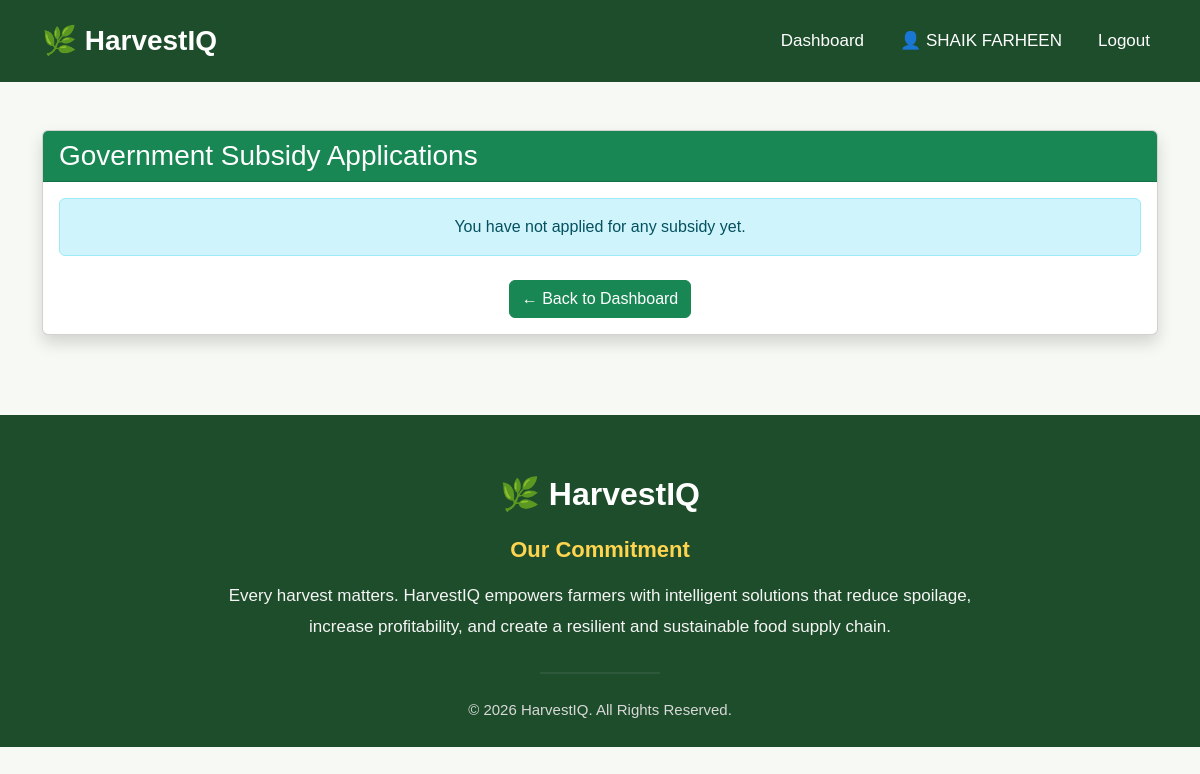
/view_subsidies (signed in), run on an earlier commit of the app's database.
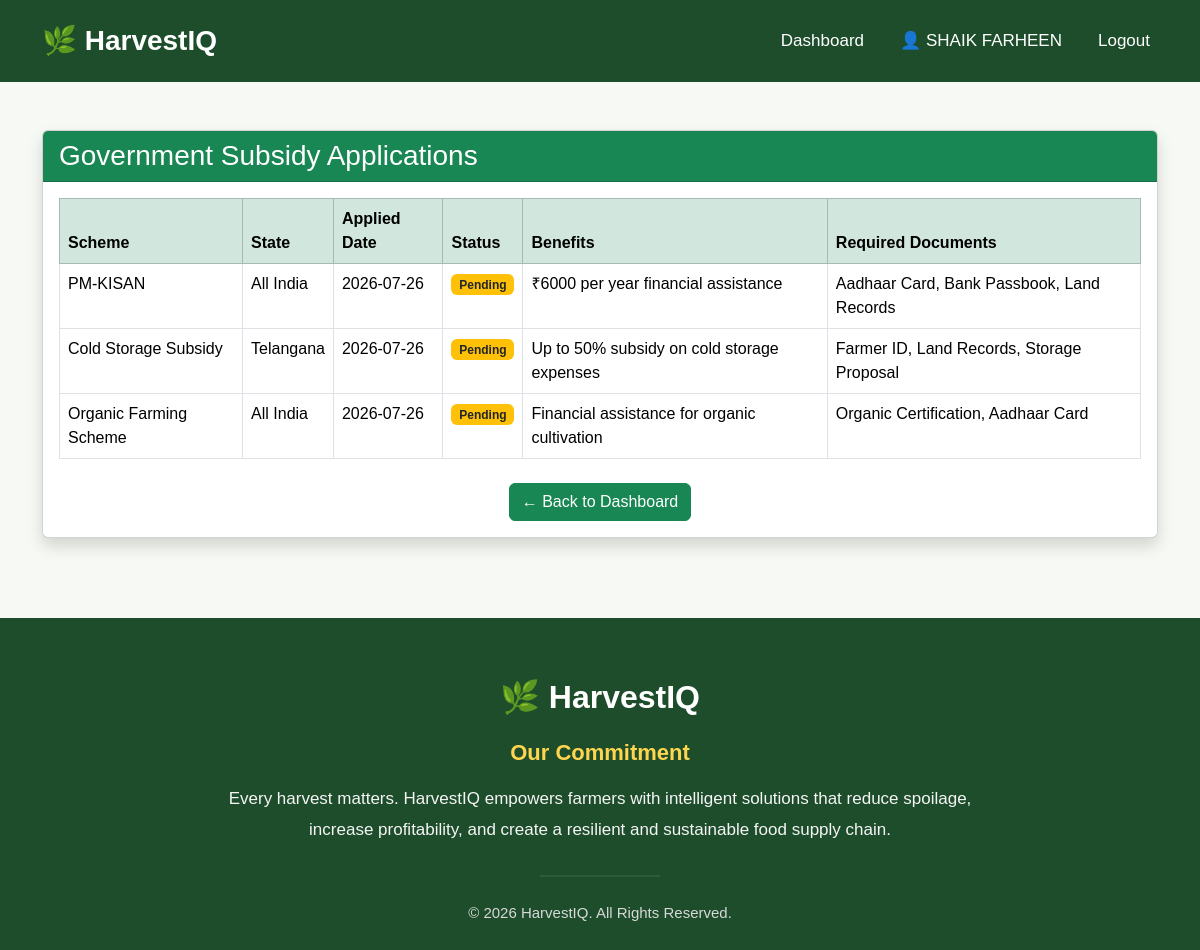
And on a later commit of the database.
### app.py (models this page shows)
class SubsidyApplication(db.Model):
    __tablename__ = "subsidy_applications"
    id = db.Column(db.Integer, primary_key=True)
    farmer_id = db.Column(
        db.Integer,
        db.ForeignKey("farmers.id"),
        nullable=False
    )
    subsidy_id = db.Column(
        db.Integer,
        db.ForeignKey("subsidies.id"),
        nullable=False
    )
    application_date = db.Column(db.Date)
    status = db.Column(
        db.String(30),
        default="Pending"
    )
    farmer = db.relationship(
        "Farmer",
        back_populates="subsidy_applications"
    )
    subsidy = db.relationship(
        "Subsidy",
        back_populates="applications"
    )

class Subsidy(db.Model):
    __tablename__ = "subsidies"
    id = db.Column(db.Integer, primary_key=True)
    name = db.Column(db.String(100))
    state = db.Column(db.String(50))
    eligibility = db.Column(db.Text)
    benefits = db.Column(db.Text)
    last_date = db.Column(db.Date)
    required_documents = db.Column(db.Text)
    applications = db.relationship(
        "SubsidyApplication",
        back_populates="subsidy",
        lazy=True
    )

### app.py (the view)
@app.route("/view_subsidies")
def view_subsidies():
    if "user_id" not in session:
        flash("Please login first.", "warning")
        return redirect(url_for("login"))
    farmer = Farmer.query.filter_by(
        user_id=session["user_id"]
    ).first_or_404()
    applications = SubsidyApplication.query.filter_by(
        farmer_id=farmer.id
    ).all()
    return render_template(
        "view_subsidies.html",
        applications=applications
    )

### templates/view_subsidies.html (shortened to what this page needs)
{% extends "base.html" %}
{% block content %}
<div class="container mt-5">
    <div class="card shadow">
        <div class="card-header bg-success text-white">
            <h3 class="mb-0">Government Subsidy Applications</h3>
        </div>
        <div class="card-body">
            {% if applications %}
            <table class="table table-bordered table-hover">
                <thead class="table-success">
                    <tr>
                        <th>Scheme</th>
                        <th>State</th>
                        <th>Applied Date</th>
                        <th>Status</th>
                        <th>Benefits</th>
                        <th>Required Documents</th>
                    </tr>
                </thead>
                <tbody>
                    {% for app in applications %}
                    <tr>
                        <td>{{ app.subsidy.name }}</td>
                        <td>{{ app.subsidy.state }}</td>
                        <td>{{ app.application_date }}</td>
                        <td>
                            {% if app.status == "Approved" %}
                                <span class="badge bg-success">Approved</span>
                            {% elif app.status == "Rejected" %}
                                <span class="badge bg-danger">Rejected</span>
                            {% else %}
                                <span class="badge bg-warning text-dark">Pending</span>
                            {% endif %}
                        </td>
                        <td>{{ app.subsidy.benefits }}</td>
                        <td>{{ app.subsidy.required_documents }}</td>
                    </tr>
                    {% endfor %}
                </tbody>
            </table>
            {% else %}
                <div class="alert alert-info text-center">
                    You have not applied for any subsidy yet.
                </div>
            {% endif %}
            <div class="text-center mt-4">
                <a href="{{ url_for('farmer_dashboard') }}"
                   class="btn btn-success">
                    ← Back to Dashboard
                </a>
            </div>
        </div>
    </div>
</div>
{% endblock %}

### templates/base.html (shortened to what this page needs)
<!DOCTYPE html>
<html lang="en">
<head>
    <link href="https://cdn.jsdelivr.net/npm/bootstrap@5.3.7/dist/css/bootstrap.min.css" rel="stylesheet">
</head>
<body>
    <nav class="navbar navbar-expand-lg navbar-dark">
        <div class="container">
            <a class="navbar-brand" href="/">🌿 HarvestIQ</a>
            <div class="collapse navbar-collapse" id="menu">
                <ul class="navbar-nav ms-auto">
                    {% if "user_id" not in session %}
                    <li class="nav-item">
                        <a class="nav-link" href="{{ url_for('home') }}">Home</a>
                    </li>
                    {% if request.endpoint == "home" %}
                    <li class="nav-item">
                        <a class="nav-link" href="#features">Features</a>
                    </li>
                    {% endif %}
                    <li class="nav-item">
                        <a class="nav-link" href="{{ url_for('login') }}">Login</a>
                    </li>
                    <li class="nav-item">
                        <a class="nav-link" href="{{ url_for('register') }}">Register</a>
                    </li>
                    {% else %}
                    <li class="nav-item">
                        {% if session["role"] == "Farmer" %}
                        <a class="nav-link" href="{{ url_for('farmer_dashboard') }}">
                            Dashboard
                        </a>
                        {% elif session["role"] == "Buyer" %}
                        <a class="nav-link" href="{{ url_for('buyer_dashboard') }}">
                            Dashboard
                        </a>
                        {% elif session["role"] == "Logistics" %}
                        <a class="nav-link" href="{{ url_for('logistics_dashboard') }}">
                            Dashboard
                        </a>
                        {% endif %}
                    </li>
                    <li class="nav-item">
                        {% if session["role"] == "Farmer" %}
                        <a class="nav-link" href="{{ url_for('profile') }}">
                            👤 {{ session["name"] }}
                        </a>
                        {% elif session["role"] == "Buyer" %}
                        <a class="nav-link" href="{{ url_for('buyer_profile') }}">
                            👤 {{ session["name"] }}
                        </a>
                        {% elif session["role"] == "Logistics" %}
                        <a class="nav-link" href="{{ url_for('logistics_profile') }}">
                            👤 {{ session["name"] }}
                        </a>
                        {% endif %}
                    </li>
                    <li class="nav-item">
                        <a class="nav-link" href="{{ url_for('logout') }}">
                            Logout
                        </a>
                    </li>
                    {% endif %}
                </ul>
            </div>
        </div>
    </nav>
    {% block content %}
    {% endblock %}
    <footer>
        <div class="container">
            <div class="footer-content">
                <h3>🌿 HarvestIQ</h3>
                <p class="commitment-title">
                    Our Commitment
                </p>
                <p class="commitment-text">
                    Every harvest matters. HarvestIQ empowers farmers with intelligent
                    solutions that reduce spoilage, increase profitability, and create
                    a resilient and sustainable food supply chain.
                </p>
                <hr>
                <p class="copyright">
                    © 2026 HarvestIQ. All Rights Reserved.
                </p>
            </div>
        </div>
    </footer>
</body>
</html>

### templates/base.html (style rules this page uses)
* { margin: 0; padding: 0; box-sizing: border-box; font-family: Arial, Helvetica, sans-serif; }
body { background: #f7f9f4; color: #333; }
html { scroll-behavior: smooth; }
.navbar { background: #1d4d2b; padding: 15px 0; }
.navbar-brand { color: white !important; font-size: 28px; font-weight: bold; }
.nav-link { color: white !important; margin-left: 20px; font-size: 17px; }
footer { background: #1d4d2b; color: white; padding: 60px 0 25px; margin-top: 80px; }
.footer-content { max-width: 750px; margin: auto; text-align: center; }
.footer-content h3 { font-size: 32px; font-weight: bold; margin-bottom: 20px; }
.commitment-title { font-size: 22px; font-weight: 600; color: #FFD54F; margin-bottom: 15px; }
.commitment-text { font-size: 17px; line-height: 1.8; color: #f5f5f5; margin-bottom: 30px; }
footer hr { width: 120px; margin: 25px auto; border: 1px solid rgba(255, 255, 255, .3); }
.copyright { font-size: 15px; color: #d8d8d8; margin: 0; }

What changed in the data, as far as the page shows it:
added SubsidyApplication: subsidy.name "PM-KISAN", subsidy.state "All India", application_date "2026-07-26", status "Pending", subsidy.benefits "₹6000 per year financial assistance", subsidy.required_documents "Aadhaar Card, Bank Passbook, Land Records"
added SubsidyApplication: subsidy.name "Cold Storage Subsidy", subsidy.state "Telangana", application_date "2026-07-26", status "Pending", subsidy.benefits "Up to 50% subsidy on cold storage expenses", subsidy.required_documents "Farmer ID, Land Records, Storage Proposal"
added SubsidyApplication: subsidy.name "Organic Farming Scheme", subsidy.state "All India", application_date "2026-07-26", status "Pending", subsidy.benefits "Financial assistance for organic cultivation", subsidy.required_documents "Organic Certification, Aadhaar Card"
Also different on the page:
text no longer shown: "You have not applied for any subsidy yet."
text now shown: "Scheme State Applied Date Status Benefits Required Documents"
